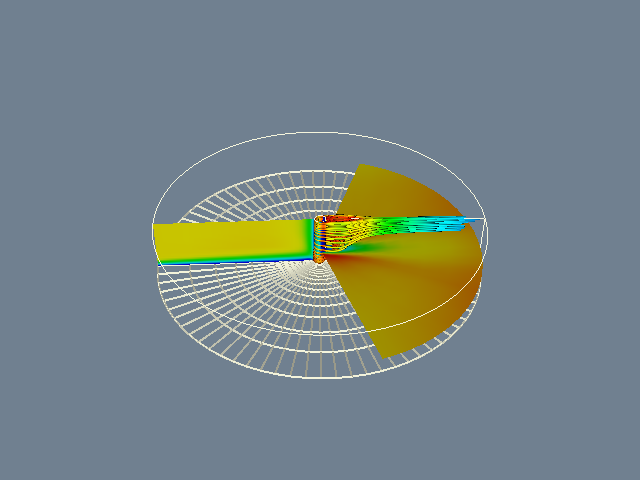

This chart was generated by the following Python code:
#!/usr/bin/env python

# Visualize LOx post flow with streamtubes and computational grid planes.

import os
from pathlib import Path

# Factory overrides: importing these modules registers the OpenGL rendering
# and interaction style implementations for vtkRenderingCore factory classes.
import vtkmodules.vtkInteractionStyle  # noqa: F401
import vtkmodules.vtkRenderingOpenGL2  # noqa: F401

# VTK pipeline classes used in this example
from vtkmodules.vtkCommonCore import vtkLookupTable
from vtkmodules.vtkFiltersCore import (
    vtkStructuredGridOutlineFilter,
    vtkTubeFilter,
)
from vtkmodules.vtkFiltersFlowPaths import vtkStreamTracer
from vtkmodules.vtkFiltersGeometry import vtkStructuredGridGeometryFilter
from vtkmodules.vtkIOParallel import vtkMultiBlockPLOT3DReader
from vtkmodules.vtkRenderingCore import (
    vtkActor,
    vtkCamera,
    vtkPolyDataMapper,
    vtkRenderWindow,
    vtkRenderWindowInteractor,
    vtkRenderer,
)

# Colors (normalized RGB)
slate_gray = (0.439, 0.502, 0.565)
beige = (0.961, 0.961, 0.863)

# Data directory
data_dir = Path(os.environ.get("VPE_DATA_DIR", Path(__file__).parent))

# Reader: load PLOT3D LOx post dataset
pl3d = vtkMultiBlockPLOT3DReader()
pl3d.AutoDetectFormatOn()
pl3d.SetXYZFileName(str(data_dir / "postxyz.bin"))
pl3d.SetQFileName(str(data_dir / "postq.bin"))
pl3d.SetScalarFunctionNumber(153)
pl3d.SetVectorFunctionNumber(200)
pl3d.Update()

sg = pl3d.GetOutput().GetBlock(0)
scalar_range = sg.GetScalarRange()

# Lookup table: blue to red
lut = vtkLookupTable()
lut.SetHueRange(0.667, 0.0)

# Filter: floor wireframe plane
floor_geom = vtkStructuredGridGeometryFilter()
floor_geom.SetExtent(0, 37, 0, 75, 0, 0)
floor_geom.SetInputData(sg)
floor_geom.Update()

floor_mapper = vtkPolyDataMapper()
floor_mapper.SetInputConnection(floor_geom.GetOutputPort())
floor_mapper.ScalarVisibilityOff()
floor_mapper.SetLookupTable(lut)

floor_actor = vtkActor()
floor_actor.SetMapper(floor_mapper)
floor_actor.GetProperty().SetRepresentationToWireframe()
floor_actor.GetProperty().SetColor(beige)
floor_actor.GetProperty().SetLineWidth(2)

# Filter: sub-floor computational plane (near side)
sub_floor_geom = vtkStructuredGridGeometryFilter()
sub_floor_geom.SetExtent(0, 37, 0, 15, 22, 22)
sub_floor_geom.SetInputData(sg)

sub_floor_mapper = vtkPolyDataMapper()
sub_floor_mapper.SetInputConnection(sub_floor_geom.GetOutputPort())
sub_floor_mapper.SetLookupTable(lut)
sub_floor_mapper.SetScalarRange(scalar_range)

sub_floor_actor = vtkActor()
sub_floor_actor.SetMapper(sub_floor_mapper)

# Filter: sub-floor computational plane (far side)
sub_floor2_geom = vtkStructuredGridGeometryFilter()
sub_floor2_geom.SetExtent(0, 37, 60, 75, 22, 22)
sub_floor2_geom.SetInputData(sg)

sub_floor2_mapper = vtkPolyDataMapper()
sub_floor2_mapper.SetInputConnection(sub_floor2_geom.GetOutputPort())
sub_floor2_mapper.SetLookupTable(lut)
sub_floor2_mapper.SetScalarRange(scalar_range)

sub_floor2_actor = vtkActor()
sub_floor2_actor.SetMapper(sub_floor2_mapper)

# Filter: post cross-section
post_geom = vtkStructuredGridGeometryFilter()
post_geom.SetExtent(10, 10, 0, 75, 0, 37)
post_geom.SetInputData(sg)

post_mapper = vtkPolyDataMapper()
post_mapper.SetInputConnection(post_geom.GetOutputPort())
post_mapper.SetLookupTable(lut)
post_mapper.SetScalarRange(scalar_range)

post_actor = vtkActor()
post_actor.SetMapper(post_mapper)
post_actor.GetProperty().SetColor(beige)

# Filter: fan cross-section
fan_geom = vtkStructuredGridGeometryFilter()
fan_geom.SetExtent(0, 37, 38, 38, 0, 37)
fan_geom.SetInputData(sg)

fan_mapper = vtkPolyDataMapper()
fan_mapper.SetInputConnection(fan_geom.GetOutputPort())
fan_mapper.SetLookupTable(lut)
fan_mapper.SetScalarRange(scalar_range)

fan_actor = vtkActor()
fan_actor.SetMapper(fan_mapper)
fan_actor.GetProperty().SetColor(beige)

# Source: seed points from computational grid in front of the post
seeds_geom = vtkStructuredGridGeometryFilter()
seeds_geom.SetExtent(10, 10, 37, 39, 1, 35)
seeds_geom.SetInputData(sg)

# Filter: trace streamlines through the flow field
streamers = vtkStreamTracer()
streamers.SetInputConnection(pl3d.GetOutputPort())
streamers.SetSourceConnection(seeds_geom.GetOutputPort())
streamers.SetMaximumPropagation(250)
streamers.SetInitialIntegrationStep(0.2)
streamers.SetMinimumIntegrationStep(0.01)
streamers.SetIntegratorType(2)
streamers.Update()

# Filter: wrap streamlines in tubes
tubes = vtkTubeFilter()
tubes.SetInputConnection(streamers.GetOutputPort())
tubes.SetNumberOfSides(8)
tubes.SetRadius(0.08)
tubes.SetVaryRadius(0)

tube_mapper = vtkPolyDataMapper()
tube_mapper.SetInputConnection(tubes.GetOutputPort())
tube_mapper.SetScalarRange(scalar_range)

tube_actor = vtkActor()
tube_actor.SetMapper(tube_mapper)

# Filter: outline around the data
outline = vtkStructuredGridOutlineFilter()
outline.SetInputData(sg)

outline_mapper = vtkPolyDataMapper()
outline_mapper.SetInputConnection(outline.GetOutputPort())

outline_actor = vtkActor()
outline_actor.SetMapper(outline_mapper)
outline_actor.GetProperty().SetColor(beige)

# Renderer: assemble the scene
renderer = vtkRenderer()
renderer.AddActor(outline_actor)
renderer.AddActor(floor_actor)
renderer.AddActor(sub_floor_actor)
renderer.AddActor(sub_floor2_actor)
renderer.AddActor(post_actor)
renderer.AddActor(fan_actor)
renderer.AddActor(tube_actor)
renderer.SetBackground(slate_gray)

# Window: display the rendered scene
render_window = vtkRenderWindow()
render_window.AddRenderer(renderer)
render_window.SetWindowName("l ox grid")
render_window.SetMultiSamples(0)
render_window.SetSize(640, 480)

# Scene: configure camera
camera = vtkCamera()
camera.SetFocalPoint(0.00657892, 0, 2.41026)
camera.SetPosition(-1.94838, -47.1275, 39.4607)
camera.SetViewUp(0.00653193, 0.617865, 0.786257)
camera.SetClippingRange(1, 100)
renderer.SetActiveCamera(camera)
renderer.ResetCamera()

# Interactor: handle mouse and keyboard events
render_window_interactor = vtkRenderWindowInteractor()
render_window_interactor.SetRenderWindow(render_window)

# Launch the interactive visualization
render_window_interactor.Initialize()
render_window_interactor.Start()
